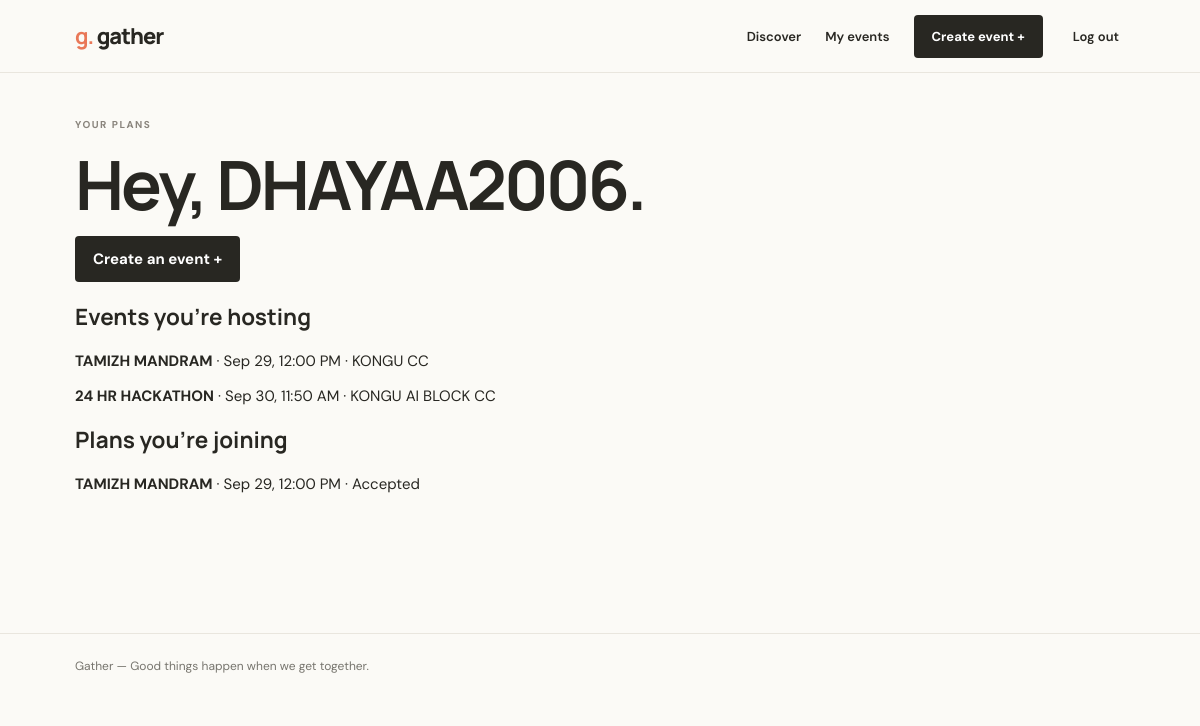
The page /dashboard/ (signed in) on the database its author committed.
### events/models.py (models this page shows, shortened)
class Event(models.Model):
    CATEGORIES = [
        ("Community", "Community"),
        ("Music", "Music"),
        ("Food & Drink", "Food & Drink"),
        ("Learning", "Learning"),
        ("Arts & Culture", "Arts & Culture"),
        ("Other", "Other"),
    ]
    organizer = models.ForeignKey(
        settings.AUTH_USER_MODEL,
        on_delete=models.CASCADE,
        related_name="organized_events",
    )
    title = models.CharField(max_length=120)
    slug = models.SlugField(unique=True, blank=True)
    category = models.CharField(max_length=30, choices=CATEGORIES, default="Community")
    description = models.TextField(max_length=3000)
    starts_at = models.DateTimeField()
    location = models.CharField(max_length=180)
    capacity = models.PositiveIntegerField(validators=[MinValueValidator(1)])
    whatsapp_group_url = models.URLField(blank=True)
    created_at = models.DateTimeField(auto_now_add=True)
    class Meta:
        ordering = ["starts_at"]

class Registration(models.Model):
    STATUS_PENDING = "pending"
    STATUS_ACCEPTED = "accepted"
    STATUS_REJECTED = "rejected"
    STATUS_CHOICES = [
        (STATUS_PENDING, "Pending"),
        (STATUS_ACCEPTED, "Accepted"),
        (STATUS_REJECTED, "Rejected"),
    ]
    event = models.ForeignKey(Event, on_delete=models.CASCADE, related_name="registrations")
    attendee = models.ForeignKey(
        settings.AUTH_USER_MODEL,
        on_delete=models.CASCADE,
        related_name="event_registrations",
    )
    full_name = models.CharField(max_length=120)
    phone = models.CharField(max_length=30)
    organization = models.CharField(max_length=120, blank=True)
    attendee_note = models.TextField(max_length=500, blank=True)
    status = models.CharField(
        max_length=10,
        choices=STATUS_CHOICES,
        default=STATUS_PENDING,
    )
    reviewed_by = models.ForeignKey(
        settings.AUTH_USER_MODEL,
        on_delete=models.SET_NULL,
        null=True,
        blank=True,
        related_name="reviewed_event_registrations",
    )
    reviewed_at = models.DateTimeField(null=True, blank=True)
    registered_at = models.DateTimeField(auto_now_add=True)
    attended = models.BooleanField(default=False)
    checked_in_at = models.DateTimeField(null=True, blank=True)
    class Meta:
        constraints = [
            models.UniqueConstraint(
                fields=["event", "attendee"],
                name="unique_event_registration",
            )
        ]

### events/views.py (the view)
# urls.py: path("dashboard/", views.dashboard, name="dashboard"),
@login_required
def dashboard(request):
    hosted = Event.objects.filter(organizer=request.user)
    attending = Registration.objects.filter(
        attendee=request.user, event__starts_at__gt=timezone.now()
    ).select_related("event")
    return render(request, "events/dashboard.html", {"hosted": hosted, "attending": attending})

### events/templates/events/dashboard.html (shortened to what this page needs)
{% extends "base.html" %}
{% block content %}<section class="content"><span class="eyebrow">YOUR PLANS</span><h1>Hey, {{ user.username }}.</h1><p><a class="button" href="{% url 'event_create' %}">Create an event +</a></p>
<h2>Events you’re hosting</h2>{% for event in hosted %}<p><a href="{% url 'event_detail' event.slug %}"><strong>{{ event.title }}</strong></a> · {{ event.starts_at|date:"M j, g:i A" }} · {{ event.location }}</p>{% empty %}<p class="muted">No hosted events yet.</p>{% endfor %}
<h2>Plans you’re joining</h2>{% for registration in attending %}<p><a href="{% url 'event_detail' registration.event.slug %}"><strong>{{ registration.event.title }}</strong></a> · {{ registration.event.starts_at|date:"M j, g:i A" }} · {{ registration.get_status_display }}</p>{% empty %}<p class="muted">No upcoming registrations.</p>{% endfor %}</section>{% endblock %}

### templates/base.html (style rules this page uses)
:root { --ink:#282722;--muted:#77756e;--paper:#fbfaf6;--orange:#e97858;--line:#e9e6de }
* { box-sizing:border-box }
body { margin:0;background:var(--paper);color:var(--ink);font:15px "DM Sans",sans-serif }
a { color:inherit;text-decoration:none }
.button { display:inline-block;border:0;border-radius:4px;background:var(--ink);color:#fff;padding:13px 18px;font-weight:700;cursor:pointer }
.eyebrow { color:#89847c;font-size:10px;font-weight:700;letter-spacing:1.5px }
h1,h2,h3 { font-family:Manrope,sans-serif }
h1 { font-size:clamp(42px,7vw,68px);letter-spacing:-3px;line-height:1.08;margin:15px 0 }
.content { padding:40px 0 70px }

### rows shown on the page
Event: title "TAMIZH MANDRAM", starts_at "Sep 29, 12:00 PM", location "KONGU CC"
Event: title "24 HR HACKATHON", starts_at "Sep 30, 11:50 AM", location "KONGU AI BLOCK CC"
Registration: event "TAMIZH MANDRAM", event.starts_at "Sep 29, 12:00 PM", status "Accepted"

### other values the page prints
{{ user.username }} "DHAYAA2006"
